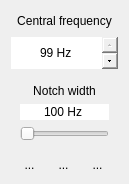
<?xml version="1.0" encoding="UTF-8"?>
<ui version="4.0">
 <author>Copyright (C) 2018  Giuseppe Massimo Bertani gmbertani(a)users.sourceforge.net
</author>
 <class>NotchPopup</class>
 <widget class="QDialog" name="NotchPopup">
  <property name="geometry">
   <rect>
    <x>0</x>
    <y>0</y>
    <width>129</width>
    <height>184</height>
   </rect>
  </property>
  <property name="sizePolicy">
   <sizepolicy hsizetype="Minimum" vsizetype="Minimum">
    <horstretch>0</horstretch>
    <verstretch>0</verstretch>
   </sizepolicy>
  </property>
  <property name="windowTitle">
   <string>Notch filter</string>
  </property>
  <property name="windowIcon">
   <iconset resource="graphic.qrc">
    <normaloff>:/notch</normaloff>:/notch</iconset>
  </property>
  <property name="styleSheet">
   <string notr="true">border: 0px;</string>
  </property>
  <property name="modal">
   <bool>true</bool>
  </property>
  <layout class="QVBoxLayout" name="verticalLayout_2">
   <item>
    <widget class="QLabel" name="lbFrq">
     <property name="sizePolicy">
      <sizepolicy hsizetype="Minimum" vsizetype="Minimum">
       <horstretch>0</horstretch>
       <verstretch>0</verstretch>
      </sizepolicy>
     </property>
     <property name="text">
      <string>Central frequency</string>
     </property>
     <property name="alignment">
      <set>Qt::AlignCenter</set>
     </property>
    </widget>
   </item>
   <item>
    <widget class="QSpinBox" name="sbFreq">
     <property name="minimumSize">
      <size>
       <width>32</width>
       <height>32</height>
      </size>
     </property>
     <property name="styleSheet">
      <string notr="true">QSpinBox::down-button, QSpinBox::up-button {
width: 16px;
height: 16px;
} 


QSpinBox::up-arrow {
    image: url(:/icons/up);
    width: 14px;
    height: 14px;
}


QSpinBox::down-arrow {
    image: url(:/icons/down);
    width: 10px;
    height: 10px;
}</string>
     </property>
     <property name="frame">
      <bool>true</bool>
     </property>
     <property name="alignment">
      <set>Qt::AlignCenter</set>
     </property>
     <property name="suffix">
      <string notr="true"> Hz</string>
     </property>
     <property name="value">
      <number>99</number>
     </property>
    </widget>
   </item>
   <item>
    <widget class="QGroupBox" name="gbNW">
     <property name="title">
      <string/>
     </property>
     <property name="alignment">
      <set>Qt::AlignCenter</set>
     </property>
     <property name="flat">
      <bool>false</bool>
     </property>
     <layout class="QVBoxLayout" name="verticalLayout">
      <item>
       <widget class="QLabel" name="lbHz_2">
        <property name="text">
         <string>Notch width</string>
        </property>
        <property name="alignment">
         <set>Qt::AlignCenter</set>
        </property>
       </widget>
      </item>
      <item>
       <widget class="QSpinBox" name="sbBand">
        <property name="styleSheet">
         <string notr="true">/* hide buttons to use slider */
QSpinBox::down-button, QSpinBox::up-button {
width: 1px;
height: 1px;
} </string>
        </property>
        <property name="frame">
         <bool>true</bool>
        </property>
        <property name="alignment">
         <set>Qt::AlignCenter</set>
        </property>
        <property name="suffix">
         <string notr="true"> Hz</string>
        </property>
        <property name="maximum">
         <number>99999</number>
        </property>
        <property name="value">
         <number>100</number>
        </property>
       </widget>
      </item>
      <item>
       <widget class="QSlider" name="hsBand">
        <property name="maximum">
         <number>99999</number>
        </property>
        <property name="sliderPosition">
         <number>100</number>
        </property>
        <property name="orientation">
         <enum>Qt::Horizontal</enum>
        </property>
        <property name="tickPosition">
         <enum>QSlider::NoTicks</enum>
        </property>
       </widget>
      </item>
     </layout>
    </widget>
   </item>
   <item>
    <layout class="QHBoxLayout" name="horizontalLayout_2">
     <item>
      <widget class="QToolButton" name="tbOk">
       <property name="toolTip">
        <string>update this notch</string>
       </property>
       <property name="text">
        <string>...</string>
       </property>
       <property name="icon">
        <iconset resource="graphic.qrc">
         <normaloff>:/ok</normaloff>:/ok</iconset>
       </property>
      </widget>
     </item>
     <item>
      <widget class="QToolButton" name="tbDel">
       <property name="toolTip">
        <string>delete this notch</string>
       </property>
       <property name="text">
        <string>...</string>
       </property>
       <property name="icon">
        <iconset resource="graphic.qrc">
         <normaloff>:/less</normaloff>:/less</iconset>
       </property>
      </widget>
     </item>
     <item>
      <widget class="QToolButton" name="tbCancel">
       <property name="toolTip">
        <string>close this popup</string>
       </property>
       <property name="text">
        <string>...</string>
       </property>
       <property name="icon">
        <iconset resource="graphic.qrc">
         <normaloff>:/cancel</normaloff>:/cancel</iconset>
       </property>
      </widget>
     </item>
    </layout>
   </item>
  </layout>
 </widget>
 <resources>
  <include location="graphic.qrc"/>
 </resources>
 <connections>
  <connection>
   <sender>hsBand</sender>
   <signal>valueChanged(int)</signal>
   <receiver>sbBand</receiver>
   <slot>setValue(int)</slot>
   <hints>
    <hint type="sourcelabel">
     <x>58</x>
     <y>107</y>
    </hint>
    <hint type="destinationlabel">
     <x>110</x>
     <y>79</y>
    </hint>
   </hints>
  </connection>
  <connection>
   <sender>sbBand</sender>
   <signal>valueChanged(int)</signal>
   <receiver>hsBand</receiver>
   <slot>setValue(int)</slot>
   <hints>
    <hint type="sourcelabel">
     <x>59</x>
     <y>66</y>
    </hint>
    <hint type="destinationlabel">
     <x>71</x>
     <y>104</y>
    </hint>
   </hints>
  </connection>
 </connections>
</ui>
